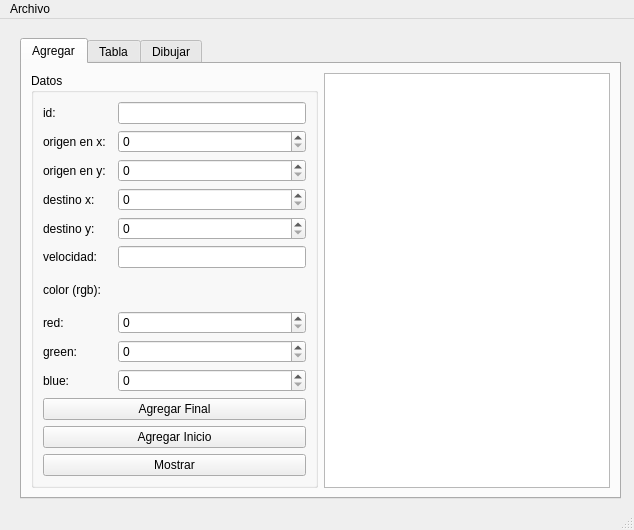
<?xml version="1.0" encoding="UTF-8"?>
<ui version="4.0">
 <class>MainWindow</class>
 <widget class="QMainWindow" name="MainWindow">
  <property name="geometry">
   <rect>
    <x>0</x>
    <y>0</y>
    <width>634</width>
    <height>530</height>
   </rect>
  </property>
  <property name="windowTitle">
   <string>MainWindow</string>
  </property>
  <widget class="QWidget" name="centralwidget">
   <widget class="QTabWidget" name="tabWidget">
    <property name="geometry">
     <rect>
      <x>20</x>
      <y>19</y>
      <width>601</width>
      <height>461</height>
     </rect>
    </property>
    <property name="currentIndex">
     <number>0</number>
    </property>
    <widget class="QWidget" name="tab">
     <attribute name="title">
      <string>Agregar</string>
     </attribute>
     <layout class="QGridLayout" name="gridLayout_2">
      <item row="0" column="0">
       <widget class="QGroupBox" name="groupBox">
        <property name="title">
         <string>Datos</string>
        </property>
        <layout class="QGridLayout" name="gridLayout">
         <item row="13" column="0" colspan="3">
          <widget class="QPushButton" name="mostrar_pushButton">
           <property name="text">
            <string>Mostrar</string>
           </property>
          </widget>
         </item>
         <item row="7" column="2">
          <widget class="QSpinBox" name="red_spinBox">
           <property name="maximum">
            <number>255</number>
           </property>
          </widget>
         </item>
         <item row="0" column="0">
          <widget class="QLabel" name="label">
           <property name="text">
            <string>id:</string>
           </property>
          </widget>
         </item>
         <item row="8" column="2">
          <widget class="QSpinBox" name="green_spinBox">
           <property name="maximum">
            <number>255</number>
           </property>
          </widget>
         </item>
         <item row="9" column="0" colspan="2">
          <widget class="QLabel" name="label_10">
           <property name="text">
            <string>blue: </string>
           </property>
          </widget>
         </item>
         <item row="8" column="0" colspan="2">
          <widget class="QLabel" name="label_9">
           <property name="text">
            <string>green:</string>
           </property>
          </widget>
         </item>
         <item row="3" column="2">
          <widget class="QSpinBox" name="destino_x_spinBox">
           <property name="maximum">
            <number>500</number>
           </property>
          </widget>
         </item>
         <item row="2" column="0">
          <widget class="QLabel" name="label_3">
           <property name="text">
            <string>origen en y:</string>
           </property>
          </widget>
         </item>
         <item row="5" column="0">
          <widget class="QLabel" name="label_6">
           <property name="text">
            <string>velocidad:</string>
           </property>
          </widget>
         </item>
         <item row="0" column="2">
          <widget class="QLineEdit" name="id_lineEdit"/>
         </item>
         <item row="12" column="0" colspan="3">
          <widget class="QPushButton" name="agregar_inicio_pushButton">
           <property name="text">
            <string>Agregar Inicio</string>
           </property>
          </widget>
         </item>
         <item row="3" column="0">
          <widget class="QLabel" name="label_4">
           <property name="text">
            <string>destino x:</string>
           </property>
          </widget>
         </item>
         <item row="5" column="2">
          <widget class="QLineEdit" name="velocidad_lineEdit"/>
         </item>
         <item row="1" column="2">
          <widget class="QSpinBox" name="origen_x_spinBox">
           <property name="maximum">
            <number>500</number>
           </property>
          </widget>
         </item>
         <item row="6" column="0">
          <widget class="QLabel" name="label_7">
           <property name="text">
            <string>color (rgb):</string>
           </property>
          </widget>
         </item>
         <item row="9" column="2">
          <widget class="QSpinBox" name="blue_spinBox">
           <property name="maximum">
            <number>255</number>
           </property>
          </widget>
         </item>
         <item row="7" column="0" colspan="2">
          <widget class="QLabel" name="label_8">
           <property name="text">
            <string>red:</string>
           </property>
          </widget>
         </item>
         <item row="4" column="0">
          <widget class="QLabel" name="label_5">
           <property name="text">
            <string>destino y: </string>
           </property>
          </widget>
         </item>
         <item row="2" column="2">
          <widget class="QSpinBox" name="origen_y_spinBox">
           <property name="maximum">
            <number>500</number>
           </property>
          </widget>
         </item>
         <item row="11" column="0" colspan="3">
          <widget class="QPushButton" name="agregar_final_pushButton">
           <property name="text">
            <string>Agregar Final</string>
           </property>
          </widget>
         </item>
         <item row="1" column="0">
          <widget class="QLabel" name="label_2">
           <property name="text">
            <string>origen en x:</string>
           </property>
          </widget>
         </item>
         <item row="4" column="2">
          <widget class="QSpinBox" name="destino_y_spinBox">
           <property name="maximum">
            <number>500</number>
           </property>
          </widget>
         </item>
        </layout>
       </widget>
      </item>
      <item row="0" column="1">
       <widget class="QPlainTextEdit" name="salida"/>
      </item>
     </layout>
    </widget>
    <widget class="QWidget" name="tab_2">
     <attribute name="title">
      <string>Tabla</string>
     </attribute>
     <layout class="QGridLayout" name="gridLayout_3">
      <item row="0" column="0" colspan="3">
       <widget class="QTableWidget" name="tabla"/>
      </item>
      <item row="1" column="0">
       <widget class="QLineEdit" name="buscar_lineEdit">
        <property name="placeholderText">
         <string>Id de la Particula</string>
        </property>
       </widget>
      </item>
      <item row="1" column="1">
       <widget class="QPushButton" name="buscar_pushButton">
        <property name="text">
         <string>Buscar</string>
        </property>
       </widget>
      </item>
      <item row="1" column="2">
       <widget class="QPushButton" name="mostrar_tabla_pushButton">
        <property name="text">
         <string>Mostrar</string>
        </property>
       </widget>
      </item>
     </layout>
    </widget>
    <widget class="QWidget" name="tab_5">
     <attribute name="title">
      <string>Dibujar</string>
     </attribute>
     <layout class="QGridLayout" name="gridLayout_4">
      <item row="0" column="0" colspan="2">
       <widget class="QGraphicsView" name="graphicsView"/>
      </item>
      <item row="1" column="0">
       <widget class="QPushButton" name="dibujar">
        <property name="text">
         <string>Dibujar</string>
        </property>
       </widget>
      </item>
      <item row="1" column="1">
       <widget class="QPushButton" name="limpiar">
        <property name="text">
         <string>Limpiar</string>
        </property>
       </widget>
      </item>
     </layout>
    </widget>
   </widget>
  </widget>
  <widget class="QMenuBar" name="menubar">
   <property name="geometry">
    <rect>
     <x>0</x>
     <y>0</y>
     <width>634</width>
     <height>21</height>
    </rect>
   </property>
   <widget class="QMenu" name="menuArchivo">
    <property name="title">
     <string>Archivo</string>
    </property>
    <addaction name="actionAbrir"/>
    <addaction name="actionGuardar"/>
   </widget>
   <addaction name="menuArchivo"/>
  </widget>
  <widget class="QStatusBar" name="statusbar"/>
  <action name="actionAbrir">
   <property name="text">
    <string>Abrir</string>
   </property>
   <property name="shortcut">
    <string>Ctrl+O</string>
   </property>
  </action>
  <action name="actionGuardar">
   <property name="text">
    <string>Guardar</string>
   </property>
   <property name="shortcut">
    <string>Ctrl+S</string>
   </property>
  </action>
 </widget>
 <resources/>
 <connections/>
</ui>
